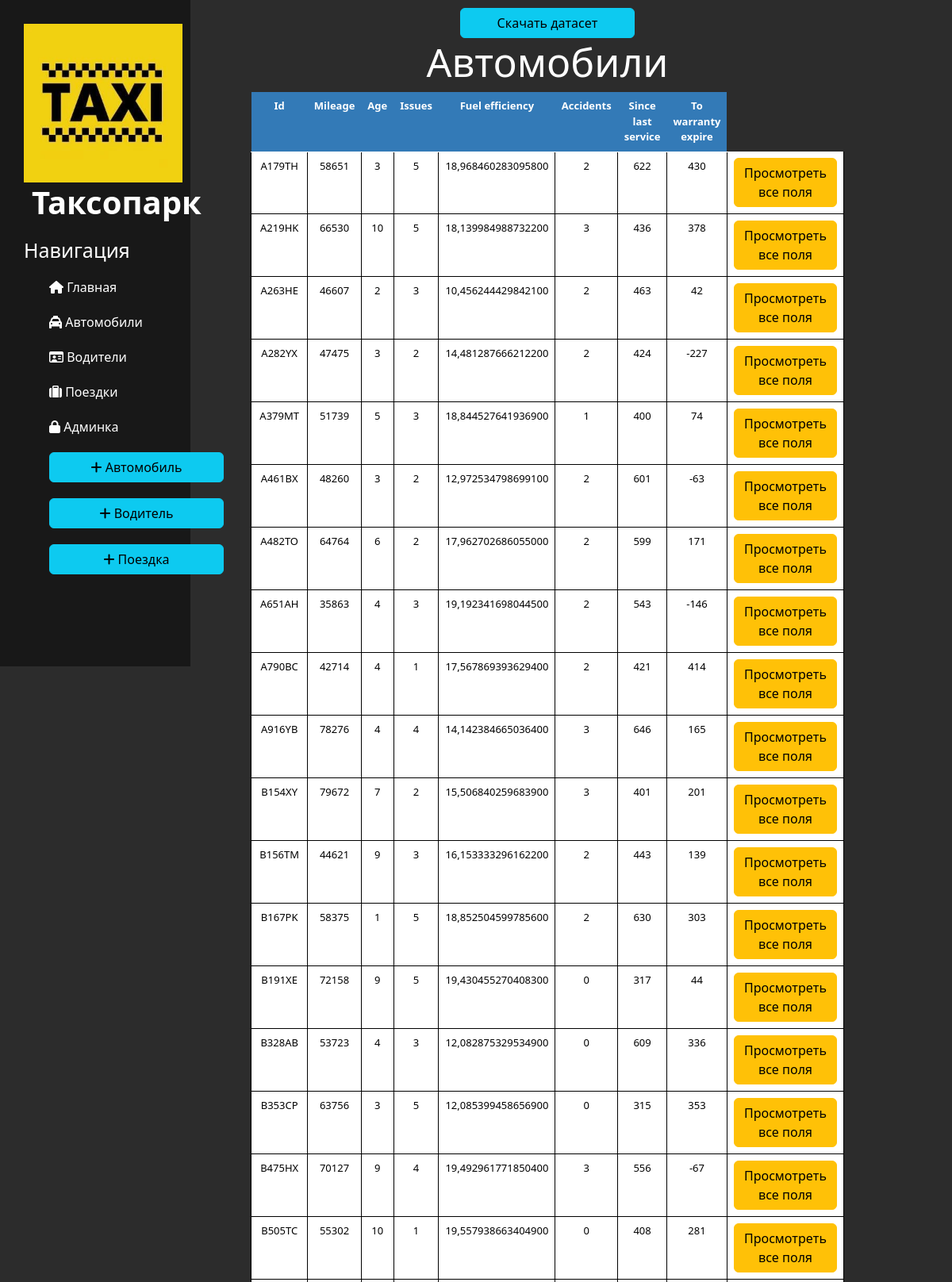
The page /data/cars/ (upper part) on the database its author committed.
### data/models.py (models this page shows, shortened)
class Car(Model):
    id = CharField(max_length=6, primary_key=True)
    mileage = IntegerField()
    vehicle_age = IntegerField()
    reported_issues = IntegerField()
    fuel_efficiency = DecimalField(decimal_places=15, max_digits=17)
    service_history = IntegerField()
    accident_history = IntegerField()
    tire_condition = IntegerField()
    brake_condition = IntegerField()
    battery_status = IntegerField()
    days_since_last_service = IntegerField()
    days_to_warranty_expire = IntegerField()
    class Meta:
        verbose_name = 'Автомобиль'
        verbose_name_plural = 'Автомобили'

### data/views.py (the view)
# urls.py: path('cars/', views.cars_home, name='cars_home'),
def cars_home(request):
    cars = Car.objects.all().order_by('id')
    return render(request, 'data/cars_home.html', {'cars': cars})

### data/templates/data/cars_home.html (shortened to what this page needs)
{% extends 'main/layout.html' %}
{% block content %}
<a href="{% url 'cars_download' %}" class="btn btn-info">Скачать датасет</a>
<div class="features">
    <h1>Автомобили</h1>
    {% if cars %}
        <table class="table">
            <tr>
                <th>Id</th>
                <th>Mileage</th>
                <th>Age</th>
                <th>Issues</th>
                <th>Fuel efficiency</th>
                <th>Accidents</th>
                <th>Since last service</th>
                <th>To warranty expire</th>
            </tr>
            {% for car in cars %}
                <tr>
                    <td>{{ car.id }}</td>
                    <td>{{ car.mileage }}</td>
                    <td>{{ car.vehicle_age }}</td>
                    <td>{{ car.reported_issues }}</td>
                    <td>{{ car.fuel_efficiency }}</td>
                    <td>{{ car.accident_history }}</td>
                    <td>{{ car.days_since_last_service }}</td>
                    <td>{{ car.days_to_warranty_expire }}</td>
                    <td><a href="{% url 'car_details' car.id %}" class="btn btn-warning">Просмотреть все поля</a></td>
                </tr>
            {% endfor %}
        </table>
    {% else %}
        <p>У вас нет записей!</p>
    {% endif %}
</div>
{% endblock %}

### main/static/main/css/main.css (style rules this page uses)
body { background: #2c2c2c; }
.btn-info { width: 220px; }
main h1 { font-size: 50px; }
.table { font-size: 13px; text-align: center; width: 65%; margin: auto }
.table th { background-color: #337ab7; color: white; }
.table tr { border: none }
.table td { border-right: solid 1px #000; border-left: solid 1px; }

### main/templates/main/layout.html (style rules this page uses)
a { text-decoration: none; }

### rows shown on the page
Car: id "A179TH", mileage "58651", vehicle_age "3", reported_issues "5", fuel_efficiency "18,968460283095800", accident_history "2", days_since_last_service "622", days_to_warranty_expire "430"
Car: id "A219HK", mileage "66530", vehicle_age "10", reported_issues "5", fuel_efficiency "18,139984988732200", accident_history "3", days_since_last_service "436", days_to_warranty_expire "378"
Car: id "A263HE", mileage "46607", vehicle_age "2", reported_issues "3", fuel_efficiency "10,456244429842100", accident_history "2", days_since_last_service "463", days_to_warranty_expire "42"
Car: id "A282YX", mileage "47475", vehicle_age "3", reported_issues "2", fuel_efficiency "14,481287666212200", accident_history "2", days_since_last_service "424", days_to_warranty_expire "-227"
Car: id "A379MT", mileage "51739", vehicle_age "5", reported_issues "3", fuel_efficiency "18,844527641936900", accident_history "1", days_since_last_service "400", days_to_warranty_expire "74"
Car: id "A461BX", mileage "48260", vehicle_age "3", reported_issues "2", fuel_efficiency "12,972534798699100", accident_history "2", days_since_last_service "601", days_to_warranty_expire "-63"
Car: id "A482TO", mileage "64764", vehicle_age "6", reported_issues "2", fuel_efficiency "17,962702686055000", accident_history "2", days_since_last_service "599", days_to_warranty_expire "171"
Car: id "A651AH", mileage "35863", vehicle_age "4", reported_issues "3", fuel_efficiency "19,192341698044500", accident_history "2", days_since_last_service "543", days_to_warranty_expire "-146"
Car: id "A790BC", mileage "42714", vehicle_age "4", reported_issues "1", fuel_efficiency "17,567869393629400", accident_history "2", days_since_last_service "421", days_to_warranty_expire "414"
Car: id "A916YB", mileage "78276", vehicle_age "4", reported_issues "4", fuel_efficiency "14,142384665036400", accident_history "3", days_since_last_service "646", days_to_warranty_expire "165"
Car: id "B154XY", mileage "79672", vehicle_age "7", reported_issues "2", fuel_efficiency "15,506840259683900", accident_history "3", days_since_last_service "401", days_to_warranty_expire "201"
Car: id "B156TM", mileage "44621", vehicle_age "9", reported_issues "3", fuel_efficiency "16,153333296162200", accident_history "2", days_since_last_service "443", days_to_warranty_expire "139"
Car: id "B167PK", mileage "58375", vehicle_age "1", reported_issues "5", fuel_efficiency "18,852504599785600", accident_history "2", days_since_last_service "630", days_to_warranty_expire "303"
Car: id "B191XE", mileage "72158", vehicle_age "9", reported_issues "5", fuel_efficiency "19,430455270408300", accident_history "0", days_since_last_service "317", days_to_warranty_expire "44"
Car: id "B328AB", mileage "53723", vehicle_age "4", reported_issues "3", fuel_efficiency "12,082875329534900", accident_history "0", days_since_last_service "609", days_to_warranty_expire "336"
Car: id "B353CP", mileage "63756", vehicle_age "3", reported_issues "5", fuel_efficiency "12,085399458656900", accident_history "0", days_since_last_service "315", days_to_warranty_expire "353"
Car: id "B475HX", mileage "70127", vehicle_age "9", reported_issues "4", fuel_efficiency "19,492961771850400", accident_history "3", days_since_last_service "556", days_to_warranty_expire "-67"
Car: id "B505TC", mileage "55302", vehicle_age "10", reported_issues "1", fuel_efficiency "19,557938663404900", accident_history "0", days_since_last_service "408", days_to_warranty_expire "281"
